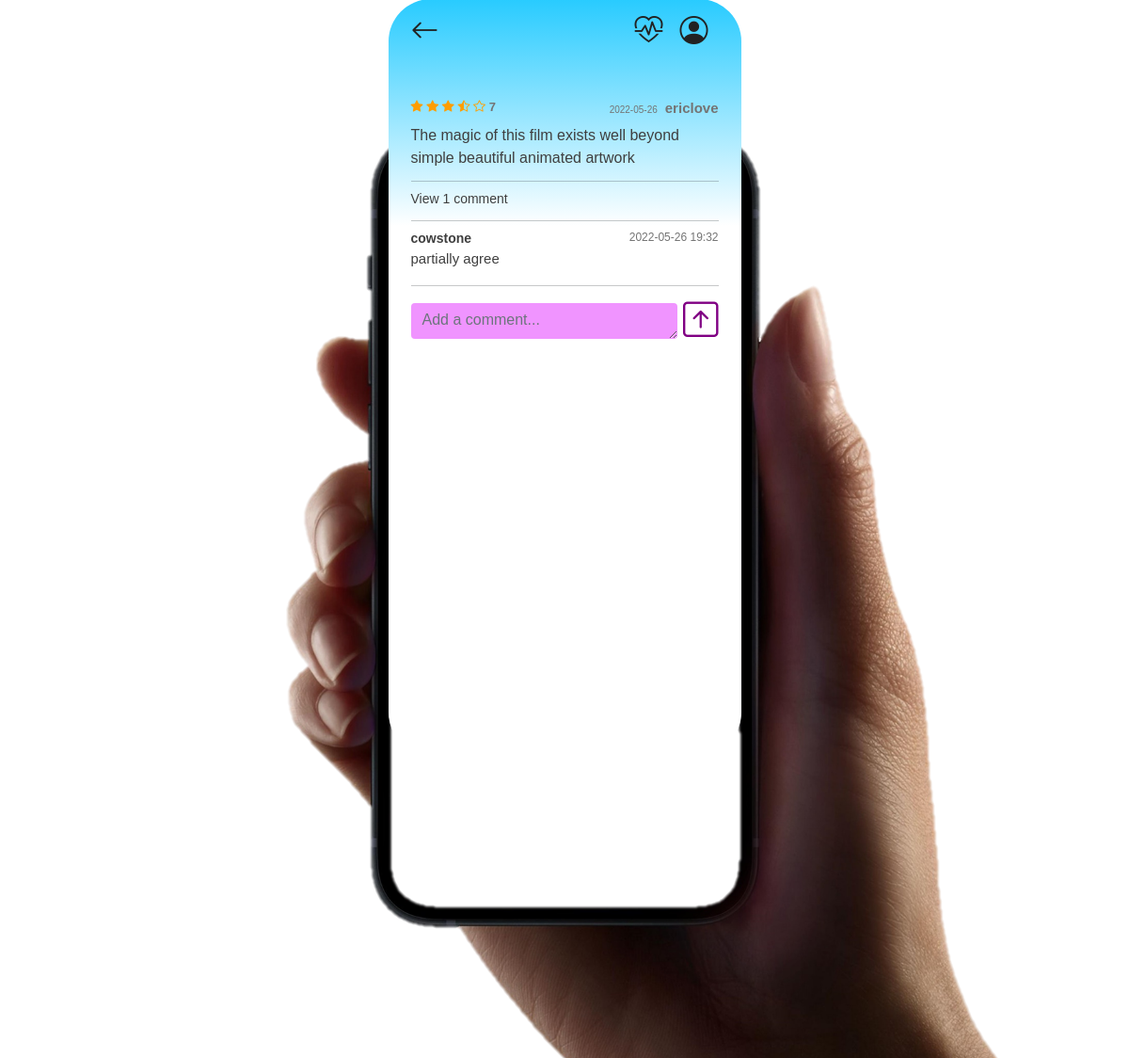
/movies/read/13/ (signed in), run on the app's committed database.
### movies/models.py (models this page shows)
class Review(models.Model):
    movie = models.ForeignKey(Movie, on_delete=models.CASCADE)
    content = models.TextField()
    created_at = models.DateTimeField(auto_now_add=True)
    updated_at = models.DateTimeField(auto_now=True)
    user = models.ForeignKey(settings.AUTH_USER_MODEL, on_delete=models.CASCADE)
    score = models.IntegerField()
    like_users = models.ManyToManyField(settings.AUTH_USER_MODEL, related_name='like_reviews')

class Comment(models.Model):
    review = models.ForeignKey(Review, on_delete=models.CASCADE, related_name = 'comments')
    content = models.TextField()
    created_at = models.DateTimeField(auto_now_add=True)
    updated_at = models.DateTimeField(auto_now=True)
    user = models.ForeignKey(settings.AUTH_USER_MODEL, on_delete=models.CASCADE )

### accounts/models.py (models this page shows)
class User(AbstractUser):
    followings = models.ManyToManyField('self', symmetrical=False, related_name='followers')
    nickname = models.CharField(null=True, max_length=10)
    image = models.ImageField(null=True, blank=True)

### movies/views.py (the view)
# urls.py: path('read/<str:review_pk>/', views.read, name='read'),
@login_required
def read(request, review_pk):
    review = get_object_or_404(Review, pk=review_pk)
    if request.method == 'POST':
        comment_form = CommentForm(request.POST)
        if comment_form.is_valid():
            comment = comment_form.save(commit=False)
            comment.review = review
            comment.user = request.user
            comment.save()
            return redirect('movies:read', review.pk)
    else:
        comment_form = CommentForm()
    context = {
        'review': review,
        'review_pk': review_pk,
        'comment_form' : comment_form,
        'review' : review,
        'comments' : review.comments.all(),
    }
    return render(request, 'movies/read.html', context)

### movies/forms.py
class CommentForm(forms.ModelForm):
    content = forms.CharField(
        label='',
        widget=forms.Textarea(
            attrs = {
                'class': 'form-control',
                'maxlength': 100,
                'placeholder': 'Add a comment...',
            }
        )
    )
    class Meta:
        model = Comment
        exclude = ('review', 'user', )

### movies/templates/movies/read.html (shortened to what this page needs)
{% extends 'base.html' %}
{% block content %}
  <div class="p-4" style="flex:1;">
    <div class="review-section mt-4">
      <div class="d-flex justify-content-between">
        <div class="review-score">
          {% if review.score == 1 %}
            <i class="bi bi-star-half"></i>
            <i class="bi bi-star"></i>
            <i class="bi bi-star"></i>
            <i class="bi bi-star"></i>
            <i class="bi bi-star"></i>
            {{ review.score }}
          {% elif review.score == 7 %}
            <i class="bi bi-star-fill"></i>
            <i class="bi bi-star-fill"></i>
            <i class="bi bi-star-fill"></i>
            <i class="bi bi-star-half"></i>
            <i class="bi bi-star"></i>
            {{ review.score }}
          {% endif %}
        </div>
        <div>
          <div class="d-flex align-items-baseline">
            <div class="review-created me-2">
              {{ review.updated_at|date:"Y-m-d" }}
            </div>
            <div class="review-writer d-flex">
              {{ review.user.nickname }}
            </div>
          </div>
        </div>
      </div>
      <div class="review-content">{{ review.content }}</div>
    </div>
    <hr>
    {% if comments|length %}
      {% if comments|length == 1 %}
        <div class="comments">View {{ comments|length }} comment</div>
        <hr>
      {% else %}
        <div class="comments">View all {{ comments|length }} comments</div>
        <hr>
      {% endif %}
    {% else %}
      <div class="comments">0 comment</div>
    {% endif %}
    {% for comment in comments %}
      <div class="area mb-3">
        <div class="d-flex justify-content-between" >
          <div style="font-weight: bold; font-size: 14px; color: #3F3F3F;">{{ comment.user.nickname }}</div>
          <div style="font-size: 12px; color: #747474;" class="d-flex">
            {{ comment.updated_at|date:"Y-m-d H:i" }}
          </div>
        </div>
        <div style="color: #3F3F3F; font-size: 15px;">{{ comment.content }}</div>
      </div>
    {% endfor %}
    <div class="sticky">
      {% if request.user.is_authenticated %}
        <hr>
        <form action="{% url 'movies:read' review.pk %}" method="POST">
          <div class="d-flex justify-content-between align-items-center">
            <div>
              {{ comment_form }}
            </div>
            <button class="button comment-create"><i class="bi bi-arrow-up-square"></i></button>
          </div>
        </form>
      {% endif %}
    </div>
  </div>
{% endblock content %}

### templates/base.html (shortened to what this page needs)
<!DOCTYPE html>
{% load static %}
<html lang="en" class="d-flex justify-content-center align-items-center h-100">
<head>
  <link href="https://cdn.jsdelivr.net/npm/bootstrap@5.1.3/dist/css/bootstrap.min.css" rel="stylesheet">
  <link rel="stylesheet" href="https://cdn.jsdelivr.net/npm/bootstrap-icons@1.8.2/font/bootstrap-icons.css">
  <link rel="stylesheet" href="{% static 'style.css' %}">
</head>
<body>
  <img src="{% static 'images/iphone_13_mockup.png' %}" alt="iphone 13 mockup" class="iphone">
  <div class="background">
    <nav id="navbar" class="sticky-top">
      <div class="d-flex justify-content-between">
        <a href="{{ request.META.HTTP_REFERER }}">
          <i class="bi bi-arrow-left"></i>
        </a>
        <div class="d-flex">
          <a href="{% url 'movies:select_mood' %}" class="nav-icons">
            <i class="bi bi-heart-pulse"></i>
          </a>
          {% if request.user.is_authenticated %}
            <a href="{% url 'accounts:profile' user.username %}" class="nav-icons">
              <i class="bi bi-person-circle"></i>
            </a>
          {% endif %}
        </div>
      </div>
    </nav>
    {% block content %}
    {% endblock content %}
  </div>
</body>
</html>

### static/style.css (style rules this page uses)
body { font-family: Helvetica, sans-serif; }
.background { width: 375px; height: 803px; border-radius: 45px; overflow-y: scroll; -ms-overflow-style: none; scrollbar-width: none; }
.button { background: none !important; border: none !important; color: #800083 !important; font-size: 14px; text-decoration: none !important; }
a, a:focus, a:active, a:hover { text-decoration: none !important; }
.bi-arrow-left, .bi-person-circle, .bi-heart-pulse { color: #222222; font-size: 30px; }
nav { padding: 12px 32px 0 24px; }
.bi-star-half, .bi-star-fill, .bi-star { color: rgb(255, 157, 0); }
.nav-icons { padding: 0 3px 0 15px !important; }
.comments { color: #3F3F3F; font-size: 14px; }
textarea { height: 85px !important; border: none !important; outline: none !important; background-color: #F094FF !important; }

### data on the page
Review: score "7", updated_at "2022-05-26", user.nickname "ericlove", content "The magic of this film exists well beyond simple beautiful animated artwork"
Comment: user.nickname "cowstone", updated_at "2022-05-26 19:32", content "partially agree"

### other printed values
{{ comments|length }} "1"
